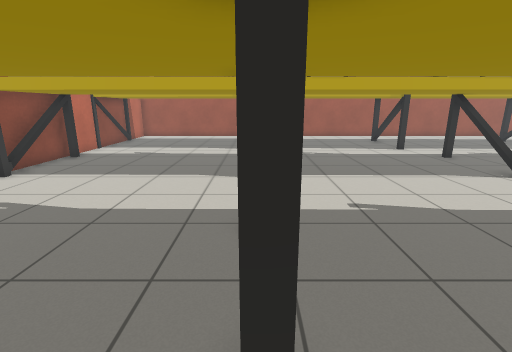
[1] (above)

24 first-person views from a walk through a robot-simulator world made for Gazebo. The camera is 1.2 m above the floor, tilts 14° down and sees 85° across. The floor is counted in squares, 0.5 m on a side. Each view is taken from the middle of a square. On the plan, view 1 faces up. The plan holds only what a view shows up to about 18 squares ahead; the rest is blank.

[2]
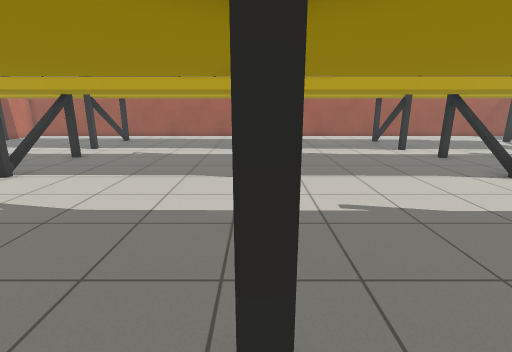

[3]
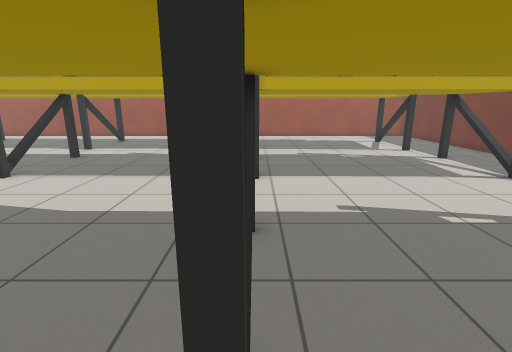

[4]
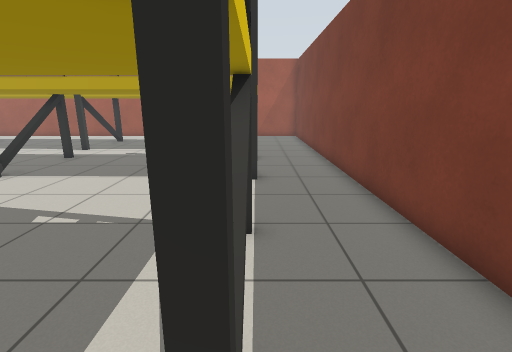

[5]
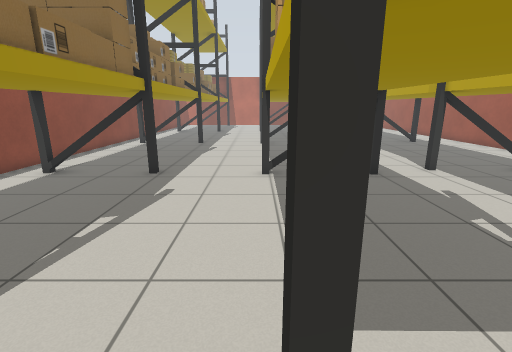

[6]
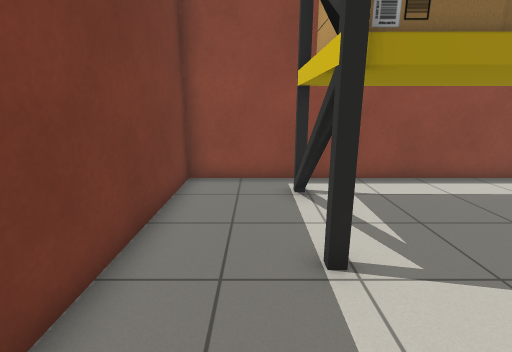

[7]
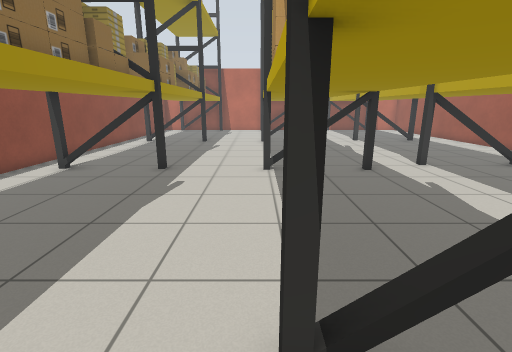

[8]
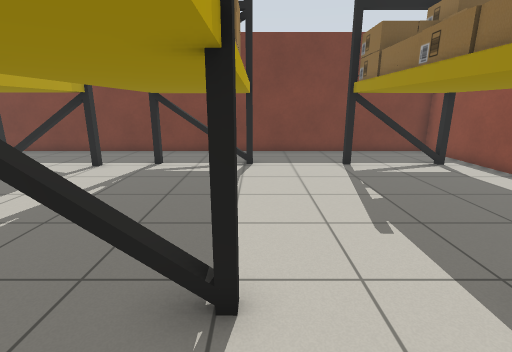

[9]
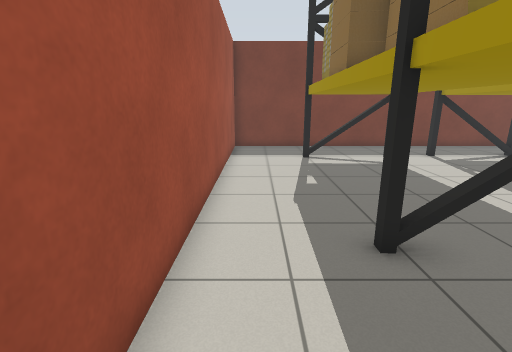

[10]
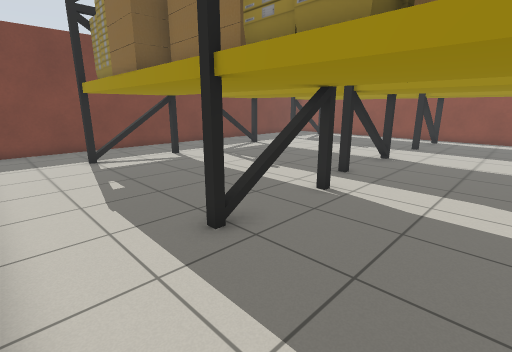

[11]
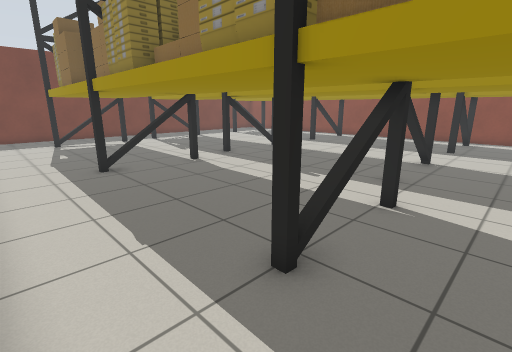

[12]
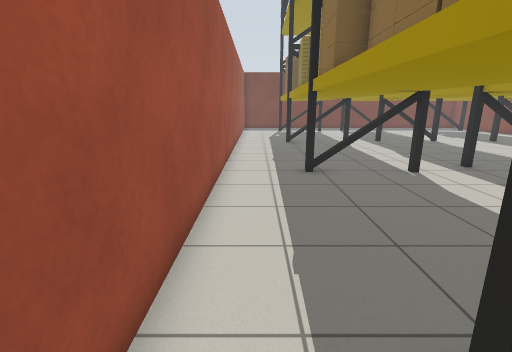

[13]
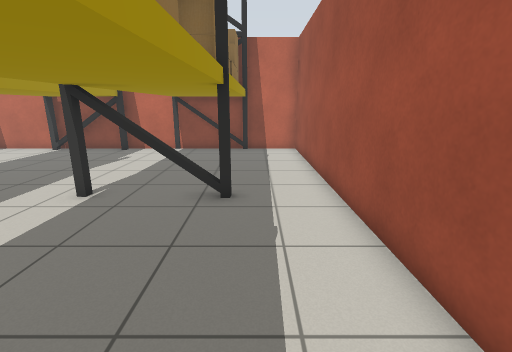

[14]
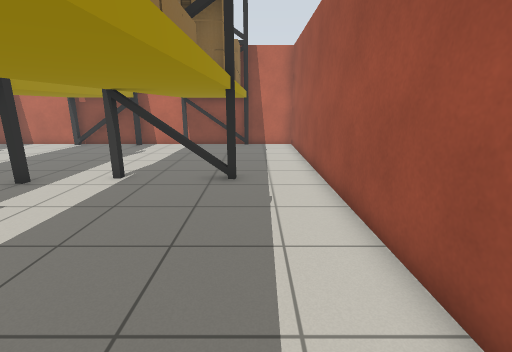

[15]
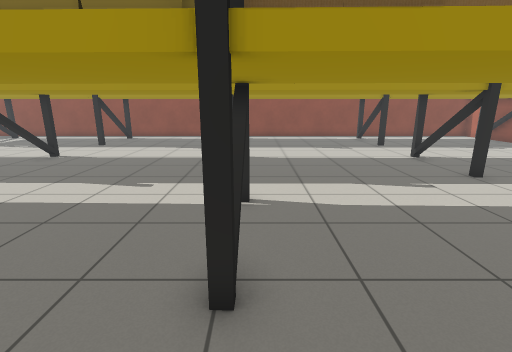

[16]
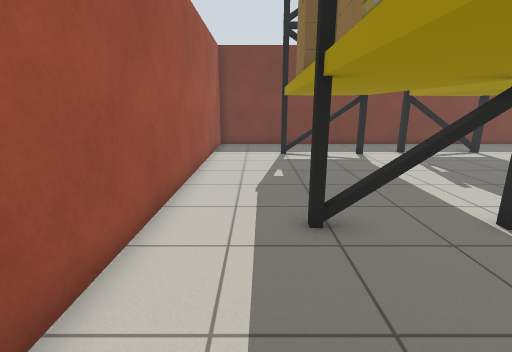

[17]
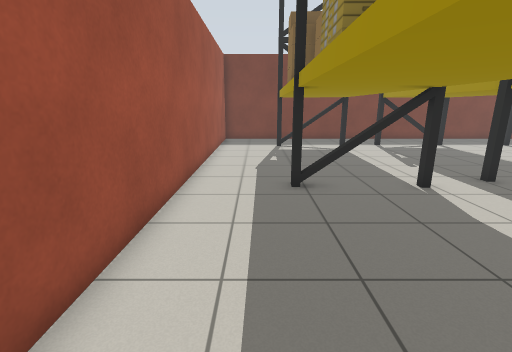

[18]
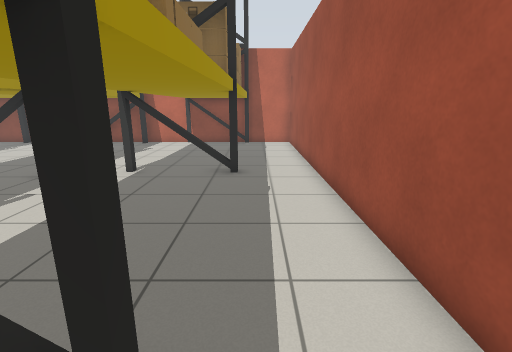

[19]
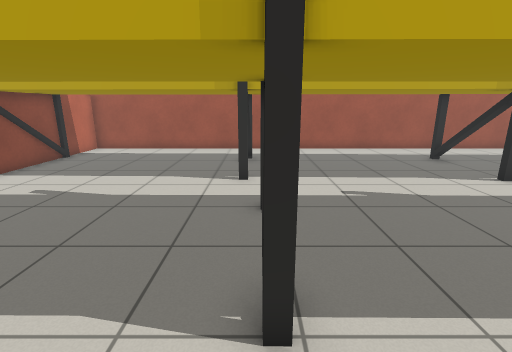

[20]
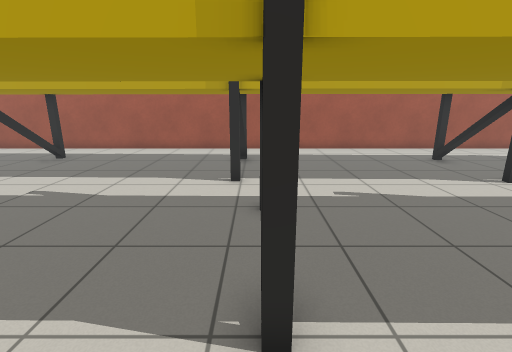

[21]
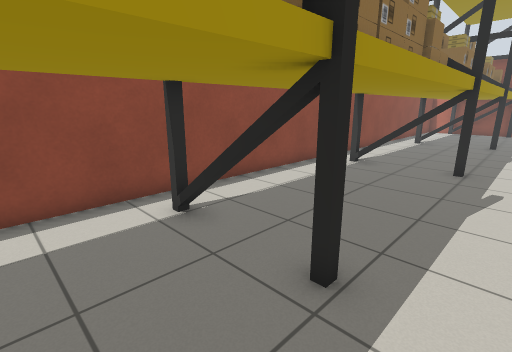

[22]
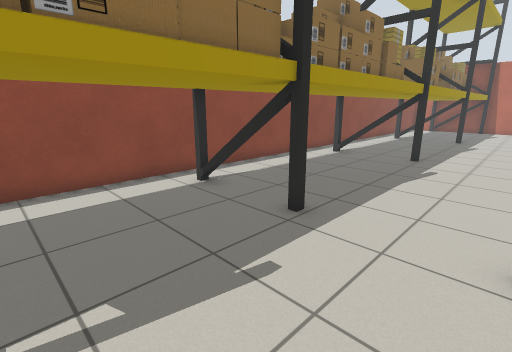

[23]
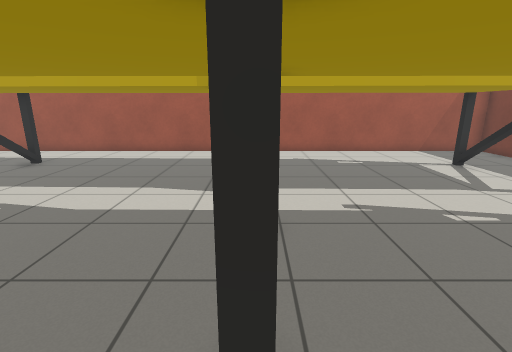

[24]
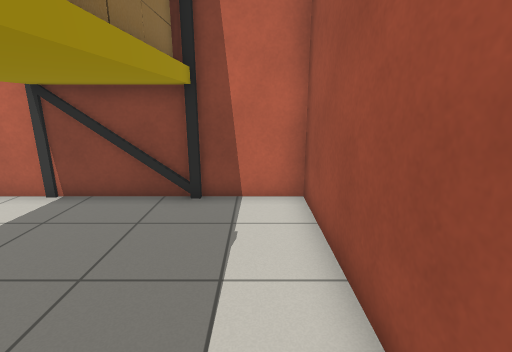

### Floor plan
Key: @ floor where view 1 was taken; # wall or solid block; . floor; T thing the floor can be seen under or through.
Columns run from 10 left of view 1 to 31 right of it. Each row starts with its distance up from view 1.
 24 ##########################################
 23 #........................................#
 22 #........................................#
 21 #........................................#
 20 ##TTTTTTTTTTTTTTTTTTTTTTTTTTTT...........#
 19                             TTTTTTTTT....#
 18                                     T....#
 17  TTTTTTTT T                         T....#
 16 #........TTTTTTTTTTTTTTTTTTTTTTTTTTTT....#
 15 #........................................#
 14 #........................................#
 13 ##TTTTTTTTTTTTTTTTTTTTTTTTTTTTTTTTTTTT...#
 12                                      T...#
 11                                      T...#
 10 ##TTTTTTTTTTTTTTTTTTTTTTTTTTTTTTTTTTTT...#
  9 #...................................TT...#
  8 #........................................#
  7 #........................................#
  6 #........................................#
  5  ### TTTTTTTTTTTTTTTTTTTTTTTTTTTTTTTTT...#
  4                                      T...#
  3                                      T...#
  2                    T                 T...#
  1             .............   T        T...#
  0           @ .............................#
 -1            ###############################

Positions as (right, up) in squares from view 1, and headings:
1: (0, 0), facing up
2: (9, 0), facing up
3: (18, 0), facing up
4: (27, 0), facing up
5: (28, 9), facing left
6: (28, 9), facing down
7: (20, 9), facing left
8: (15, 9), facing right
9: (13, 22), facing right
10: (13, 23), facing down-right
11: (6, 23), facing down-right
12: (-2, 22), facing right
13: (7, 21), facing left
14: (9, 21), facing left
15: (8, 23), facing down
16: (12, 21), facing right
17: (9, 21), facing right
18: (10, 21), facing left
19: (0, 7), facing up
20: (9, 7), facing up
21: (21, 7), facing down-left
22: (23, 9), facing down-left
23: (18, 8), facing up
24: (-2, 22), facing left
